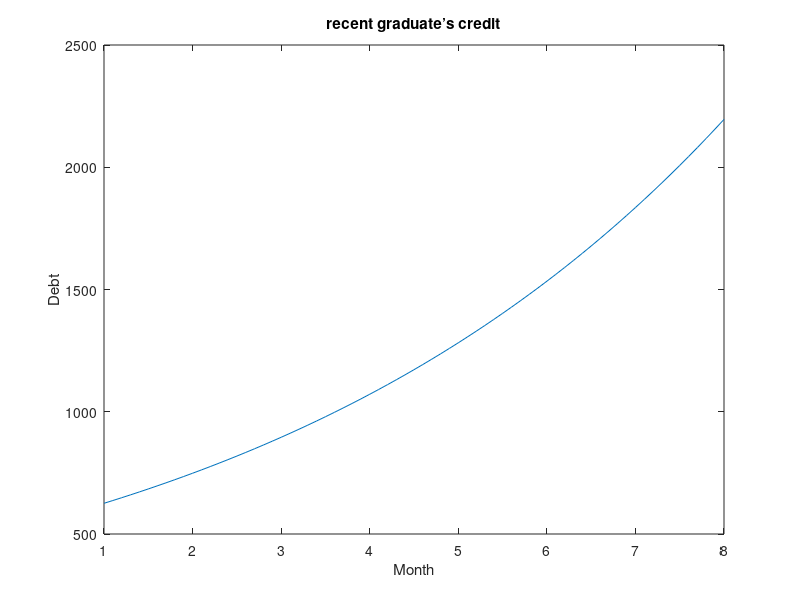

MATLAB code for this plot:
clear
Month = [1 2 3 4 5 6 7 8];
Debt  = [620 761.8 900 1040 1270.6 1589 1851.3 2155];
ln_Debt = log(Debt);
p = polyfit(Month, ln_Debt, 1);
a = exp(p(2))
b = exp(p(1))
residual = ln_Debt-(p(1)*Month-p(2));
R2 = 1-sum(residual.^2)/sum((ln_Debt-mean(Debt)).^2)
x = 1:.1:8;
y = a*b.^x;
plot(x, y)
xlabel('Month')
ylabel('Debt')
title('recent graduate’s credit')
Month_12 = 12; 
% Then use model to predict debt at Month 12
Debt_12 = a * b ^ Month_12